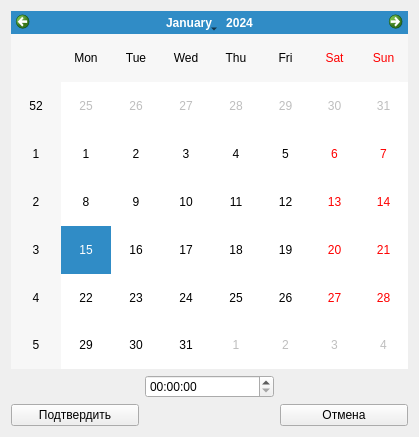
<?xml version="1.0" encoding="UTF-8"?>
<ui version="4.0">
 <class>ReminderEdit</class>
 <widget class="QWidget" name="ReminderEdit">
  <property name="geometry">
   <rect>
    <x>0</x>
    <y>0</y>
    <width>419</width>
    <height>437</height>
   </rect>
  </property>
  <property name="windowTitle">
   <string>Form</string>
  </property>
  <layout class="QGridLayout" name="gridLayout">
   <item row="0" column="0" colspan="3">
    <widget class="QCalendarWidget" name="calendarWidget"/>
   </item>
   <item row="1" column="1">
    <widget class="QTimeEdit" name="timeEdit"/>
   </item>
   <item row="3" column="2">
    <widget class="QPushButton" name="pushButton_2">
     <property name="text">
      <string>Отмена</string>
     </property>
    </widget>
   </item>
   <item row="3" column="0">
    <widget class="QPushButton" name="pushButton">
     <property name="text">
      <string>Подтвердить</string>
     </property>
    </widget>
   </item>
  </layout>
 </widget>
 <resources/>
 <connections/>
</ui>
